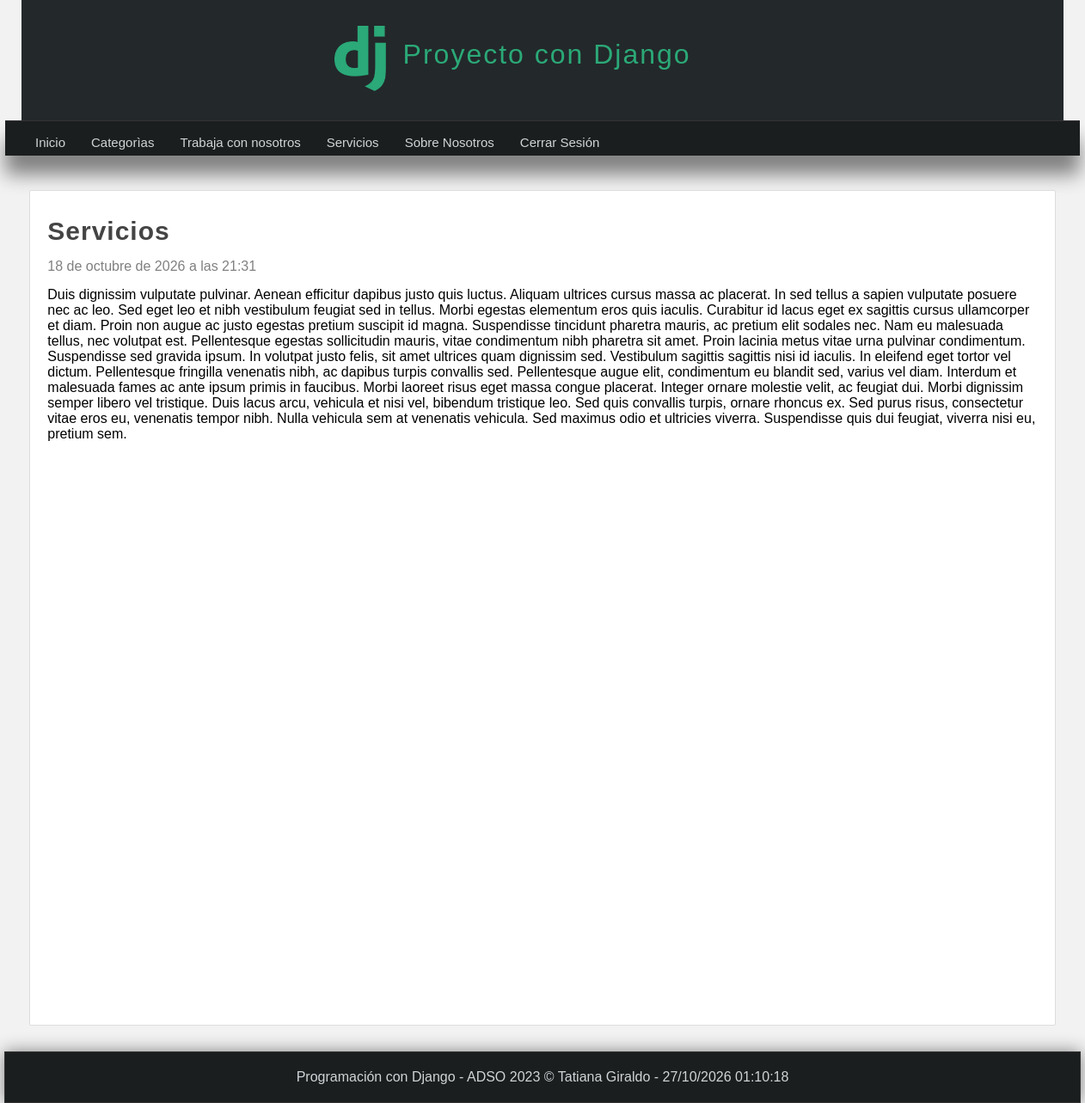
Screenshot of /pagina/servicios (signed in) with the database file from the repository.
### pages/models.py (models this page shows, shortened)
class Page(models.Model):  # Heredamos de models
    title = models.CharField(max_length=50, verbose_name="Título")
    content = RichTextField(verbose_name="Contenido")
    slug = models.CharField(
        unique=True, max_length=150, verbose_name="URL amigable"
    )  # url que va tener la pagina
    visible = models.BooleanField(verbose_name="¿Visible?")
    order = models.IntegerField(default=0,verbose_name="Orden")
    created_at = models.DateTimeField(auto_now_add=True, verbose_name="Creación:")
    updated_at = models.DateTimeField(auto_now=True, verbose_name="Actualización:")
    class Meta:
        verbose_name = "Página"
        verbose_name_plural = "Páginas"

### pages/views.py (the view)
# urls.py: path('pagina/<str:slug>', views.page, name="page"),
@login_required(login_url="login")
def page(request,slug):
    page = Page.objects.get(slug=slug)#BD/URL
    return render(request, "pages/page.html", {
        "page":page
        })

### blog/processor.py (called while the page is built)
def get_categories(request):
    categories_in_use = Article.objects.filter(public=True).values_list('categories', flat=True)
    categories = Category.objects.filter(id__in=categories_in_use).values_list('id', 'name')
    return {
        'categories':categories,
        'ids':categories_in_use
    }

### pages/context_processors.py (called while the page is built)
def get_pages(request):
    pages = Page.objects.filter(visible=True).order_by('order').values_list('id', 'title', 'slug')
    return {
        'pages':pages,
    }

### pages/templates/pages/page.html (shortened to what this page needs)
{% extends 'layouts/layout.html' %}
{% block content %}
    <h1 class="title">{{page.title}}</h1>
    <span class="date">{{page.created_at}}</span>
    <p class="content">{{page.content|safe}}</p>
{% endblock %}

### mainapp/templates/layouts/layout.html (shortened to what this page needs)
{% load static %}
<!DOCTYPE html>
<html>
    <html lang="es">
    <head>
        {% load static %}
        <link rel="stylesheet" type="text/css" href="{% static 'css/styles.css' %}"/>
    </head>
    <body>
        <header>
            <div id="logotipo">
                <img src="{% static 'img/logo-django.png' %}" />
                <h1> Proyecto con Django </h1>
            </div>
        </header>
        <nav>
            <ul>
                <li>
                    <a href="{% url 'index' %}">Inicio</a>
                </li>
                {% if user.email %}
                    <li>
                        <a href="{% url 'list_articles' %}">Categorìas</a>
                    </li>
                    {%for page in pages%}
                        <li>
                            <a href="{% url 'page' page.2 %}">{{page.1}}</a>
                        </li>
                    {%endfor%}
                        <li>
                            <a href="{% url 'logout' %}">Cerrar Sesión</a>
                        </li>
                {% endif %}
            </ul>
        </nav>
        <div id="content">
            <div class="box">
                {%block content %}{% endblock %}
            </div>
        </div>
        <footer>
            Programación con Django - ADSO 2023 &copy; Tatiana Giraldo - {% now "d/m/Y h:m:s" %}
        </footer>
    </body>
</html>

### mainapp/static/css/styles.css (style rules this page uses)
* { margin: 0px; padding: 0px; font-family: Arial, Helvetica, sans-serif; text-decoration: none; }
p, h2, h3, ul { margin-top: 5px; margin-bottom: 5px; }
ul, ol { margin-left: 20px; margin-bottom: 10px; }
body { background-color: #f2f2f2; }
header { width: 1212px; height: 140px; background-color: #23282b; margin: 0px auto; }
#logotipo { width: 40%; height: 130px; margin: 0px auto; padding-top: 10px; }
#logotipo img { display: block; width: 60px; float: left; margin-top: 20px; }
#logotipo h1 { display: block; float: left; margin-top: 35px; margin-left: 20px; letter-spacing: 2px; font-weight: lighter; color: #2ba977; }
nav { width: 1250px; height: 40px; background-color: #1b1e1f; border-top: 1px solid #333333; margin: 0px auto; box-shadow: 0px 22px 22px gray; font-size: 15px; }
nav > ul { list-style: none; text-decoration: 40px; }
nav > ul > li { line-height: 40px; float: left; }
nav > ul > li > a { display: block; padding-left: 15px; padding-right: 15px; color: #d1d4d6; }
#content { width: 1212px; min-height: 930px; margin: 0 auto; margin-bottom: 30px; margin-top: 40px; }
.box { background: white; min-height: 930px; width: 95%; padding: 20px; border: 1px solid #ddd; border-radius: 2px; margin: 0 auto; }
.title { color: #444; letter-spacing: 1px; font-size: 30px; margin-bottom: 10px; margin-top: 5px; }
.date { display: block; margin-top:15px; margin-bottom: 15px; color: gray; }
.content { line-height:25px; }
footer { width: 1250px; background-color: #1b1e1f; border: 1px solid #333333; color: #d1d4d6; text-align: center; padding-top: 20px; margin: 0 auto; padding-bottom: 20px; box-shadow: 0px 0px 20px gray; }

### rows the page displays
Page: title "Trabaja con nosotros"
Page: title "Servicios", created_at "18 de octubre de 2026 a las 21:31", content "Duis dignissim vulputate pulvinar. Aenean efficitur dapibus justo quis luctus. Aliquam ultrices cursus massa ac placerat. In sed tellus a sapien vulputate posuere nec ac leo. Sed eget leo et nibh vestibulum feugiat sed in tellus. Morbi egestas elementum eros quis iaculis. Curabitur id lacus eget ex sagittis cursus ullamcorper et diam. Proin non augue ac justo egestas pretium suscipit id magna. Suspendisse tincidunt pharetra mauris, ac pretium elit sodales nec. Nam eu malesuada tellus, nec volutpat est. Pellentesque egestas sollicitudin mauris, vitae condimentum nibh pharetra sit amet. Proin lacinia metus vitae urna pulvinar condimentum. Suspendisse sed gravida ipsum. In volutpat justo…"
Page: title "Sobre Nosotros"
